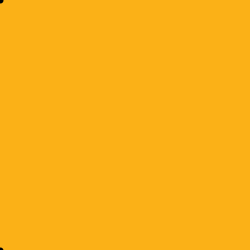
Frame 1 (no input)
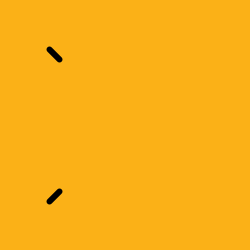
Frame 60 (the mouse pressed at the canvas centre just before this capture)
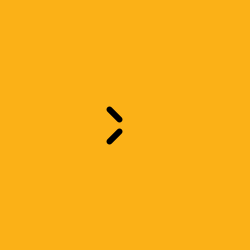
Frame 120 (the mouse held since frame 60 and released just before this capture)

The Processing sketch that drew these frames (run headless with seeded random() and noise(); from frame 60 on, the mouse is pressed at the canvas centre):

// Processing sketch: processing_55147
// ── processing_55147.pde

/* Pierre Pothier-Bradley YSDN
   With help from Borzu, much appreciated.
*/ 

float x1 = -10;
float x2 = -10;
float y2 = 260;

void setup (){
  size (250,250);
  background (255);
//  noStroke();
smooth();
}

void draw(){
  stroke(#FBB117);
  fill (#FBB117);
  rect (0,0, width, height);
  stroke(0);
  strokeWeight(6);
  line (x1, x1, x1+10, x1+10); //starting position of dash x
  x1 = x1+1;    //active element
  
   line (x2,y2,x2+10,y2-10); //starting position of dash y
  x2 = x2+1;
  y2 = y2-1;  //active element
  
  if ( x1>250){
    x1 = -10;
  }
    
    if ( x2>250){
    x2 = -10;
  }  
  if (y2<0){
    y2 = 250;
  }
 
     
  }
